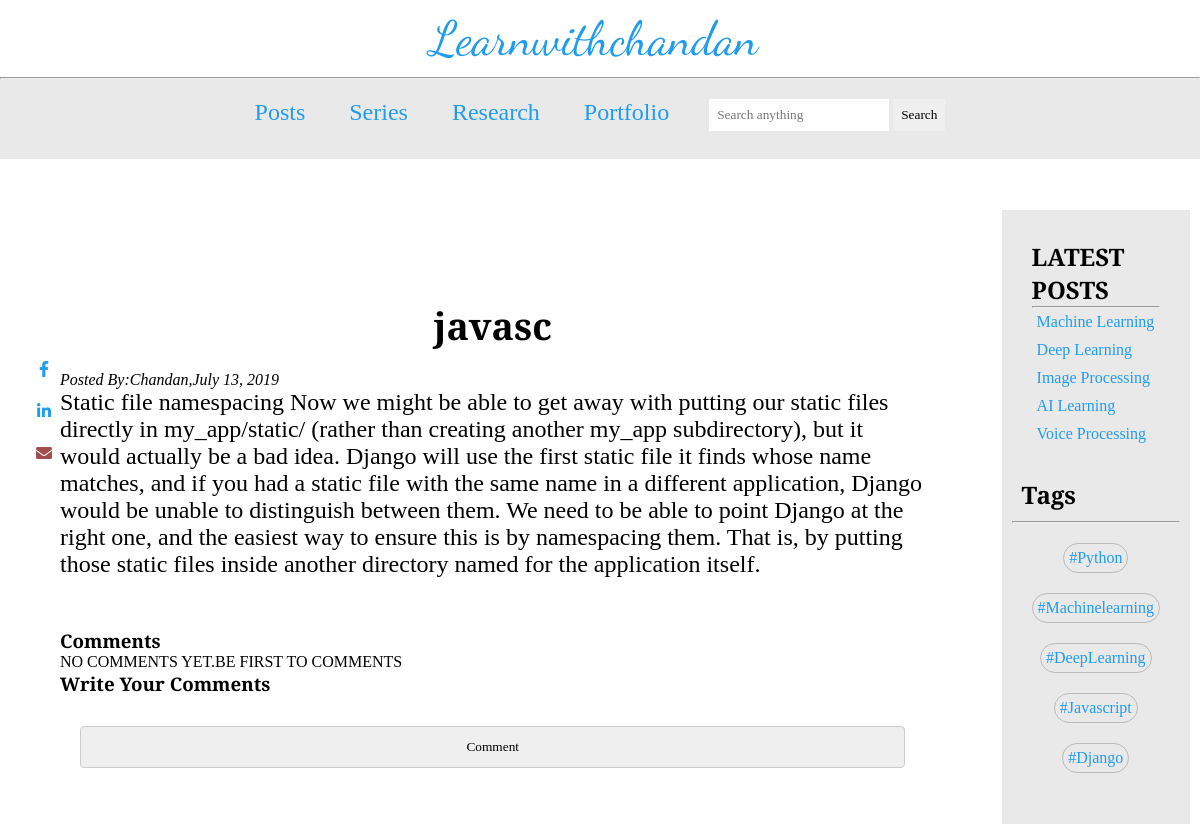
Page /4/ on the committed database.
### blog/models.py (models this page shows, shortened)
class Post(models.Model):
  title=models.CharField(max_length=100)
  detail=models.TextField()
  image=models.ImageField(upload_to='image/',blank=True)
  author=models.CharField(max_length=100)
  draft=models.BooleanField(default=True)
  published_date=models.DateTimeField(auto_now_add=True)

### blog/views.py (the view)
# urls.py: re_path(r'^(?P<pk>\d+)/$',ShowDetail.as_view(),name='post_detail'),
class ShowDetail(DetailView):
  model=Post
  template_name='blog/post_detail.html'

### templates/blog/post_detail.html (shortened to what this page needs)
{% extends 'blog/post_list.html' %}
{% block detail%}
    <section id="post-detail-section">
        <div class="post_detail_container">
            <div class="post_detail">
                    <div class="header-text">
                         <h1>{{post.title}}</h1>
                    </div>
                <p><em>Posted By:{{post.author|title}},{{post.published_date|date}}</em></p>
                <div class="detail-texts">
                    {{post.detail|safe}}
                </div>
            </div>
        <div class="comments">
            <h1>Comments</h1>
                {% for comment in post.comment_set.all %}
                    <div class="pre-comments">
                        <div class="user-detail">
                            <p><b> {{comment.name}} </b></p>
                            <span><small>{{comment.commented_date|date}}</small></span>
                        </div>
                        <div class="comment-text">
                            {{comment.comment}}
                        </div>
                    </div>
                    {% empty %}
                    <p>NO COMMENTS YET.BE FIRST TO COMMENTS</p>
                {%endfor%}
                <h1>Write Your Comments</h1>
                <form method="POST">
                    <input type="submit" value="Comment">
                </form>
            </div>
        </div>
        <div class="social-share-links">
                <a href=""><i class="fab fa-facebook-f"></i></a>
                <a href=""><i class="fab fa-linkedin-in"></i></a>
                <a href="">  <i class="fas fa-envelope"></i></a>
            </div>
   {% endblock %}

### static/css/design.css (style rules this page uses)
* { padding: 0px; margin: 0px; box-sizing: border-box; font-family: 'EB Garamond', serif; }

### static/css/post-detail.css (style rules this page uses)
#post-detail-section { margin-top: 80px; display: flex; }
.post_detail_container { width: 90%; margin-left: 40px; }
.post_detail .header-text { font-size: 2rem; text-align: center; padding: 10px; margin: 10px; }
.post_detail .detail-texts { font-size: 1.5rem; }
.post_detail_container .comments { margin-top: 50px; }
.post_detail_container .comments form { padding: 10px; margin: 10px; }
.post_detail_container .comments form input, textarea { width: 100%; padding: 12px; border: 1px solid #ccc; border-radius: 4px; box-sizing: border-box; margin-top: 10px; margin-bottom: 16px; resize: vertical; }
.social-share-links { position: fixed; top: 50%; transform: translateY(-50%); }
.social-share-links a { display: block; margin: 8px; padding: 8px; text-align: center; transition: all 0.5s ease-in-out; }
.social-share-links a .fa-facebook-f { color: #209cee; }
.social-share-links a .fa-linkedin-in { color: #209cee; }
.social-share-links a .fa-envelope { color: rgb(161, 78, 78); }

### rows in the picture
Post: title "javasc", author "Chandan", published_date "July 13, 2019", detail "Static file namespacing Now we might be able to get away with putting our static files directly in my_app/static/ (rather than creating another my_app subdirectory), but it would actually be a bad idea. Django will use the first static file it finds whose name matches, and if you had a static file with the same name in a different application, Django would be unable to distinguish between them. We need to be able to point Django at the right one, and the easiest way to ensure this is by namespacing them. That is, by putting those static files inside another directory named for the application itself."
